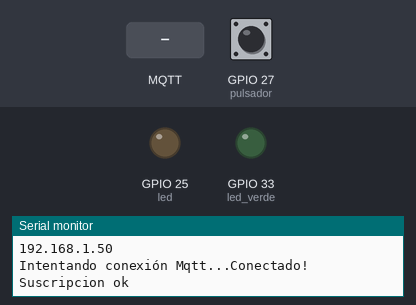
Bench run of a sketch on a simulated ESP32. Shown: output pins drawn as LEDs (lit = HIGH), the last lines printed to the serial monitor. Inputs (shaded band) come from the test bench; at power-on: GPIO 27 (pulsador) LOW. WiFi joins after 1.5 s; servers stay silent unless stated; random numbers use the default seed unless the sketch sets one; no MQTT or app messages arrive unless stated.

Above: at 2.7 s.
2.8 s: GPIO 27 (pulsador) pulled HIGH for 3.2 s
At 3.1 s:
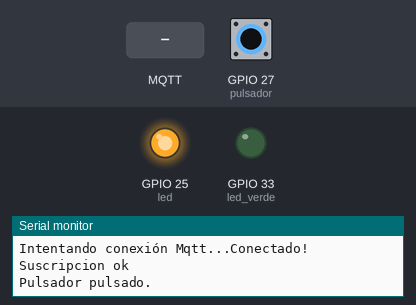
8.3 s: MQTT message "1" arrives on the first subscribed topic
At 9.7 s:
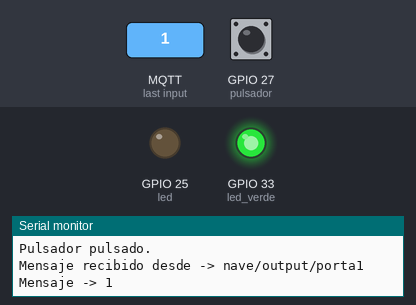
11.3 s: MQTT message "0" arrives on the first subscribed topic
At 14.1 s:
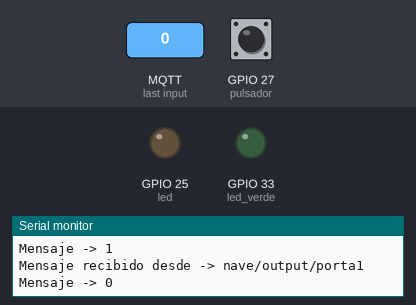
14.3 s: MQTT message "2" arrives on the first subscribed topic
At 15.4 s:
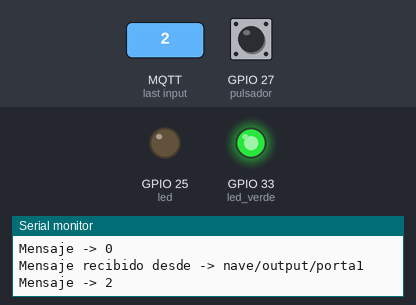
Timing chart, 0 to 17.8 s (numbered marks = the images above; inputs shaded):
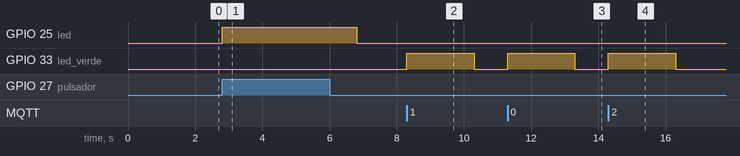

Measured:
- after the input at 2.8 s, GPIO 25 (led): LOW → HIGH at once, → LOW 4.0 s later
- after the input at 8.3 s, GPIO 33 (led_verde): LOW → HIGH at once, → LOW 2.0 s later
- after the input at 11.3 s, GPIO 33 (led_verde): LOW → HIGH at once, → LOW 2.0 s later
- after the input at 14.3 s, GPIO 33 (led_verde): LOW → HIGH at once, → LOW 2.0 s later

The sketch:

cliente_mqtt.ino
```cpp
#include <Arduino.h>
#include <WiFi.h>
#include <PubSubClient.h>


//**************************************
//*********** MQTT CONFIG **************
//const char *mqtt_server = "ioticos.org";
//const int mqtt_port = 1883;
//const char *mqtt_user = "xMLxlEHA3e3hcfF";
//const char *mqtt_pass = "55QNKPsXM3gGabh";
//const char *root_topic_subscribe = "nI48fpMX0Qb37oj/input";
//const char *root_topic_publish = "nI48fpMX0Qb37oj/output";
//**************************************
//*********** MQTT CONFIG HA**************
const char *mqtt_server = "192.168.1.36";
const int mqtt_port = 1883;
const char *mqtt_user = "broker_escoura";
const char *mqtt_pass = "escoura20";
const char *root_topic_subscribe = "nave/output/porta1";
const char *root_topic_publish = "nave/input/porta1";

//**************************************
//*********** WIFICONFIG ***************
//**************************************
const char* ssid = "MOVISTAR_9D42";
const char* password =  "PbTkYbKtMq66GPeXPGpH";


//**************************************
//*********** GLOBALES   ***************
//**************************************
WiFiClient espClient;
PubSubClient client(espClient);
char msg[25]; //mensaje voy enviar
long count=0;
const int pulsador = 27;
const int led = 25;
const int led_verde = 33;
int pulsado = 0;


//************************
//** F U N C I O N E S ***
//************************

//debemos declarar las funciones aquí, al principio

void callback(char* topic, byte* payload, unsigned int length);
void reconnect();
void setup_wifi();

void setup() {
  Serial.begin(115200);
  setup_wifi();

  client.setServer(mqtt_server, mqtt_port);
  client.setCallback(callback); //cuando me llegue un mensaje ejecuta la funcion callback

  pinMode(pulsador, INPUT);
  pinMode(led, OUTPUT);
  pinMode(led_verde, OUTPUT);

}

void loop() {

  if (!client.connected()) {
    reconnect();
  }

  if (client.connected()){
    //String str = "La cuenta es -> " + String(count);

  pulsado = digitalRead(pulsador);
  if (pulsado == 1){
    Serial.println();
    Serial.print("Pulsador pulsado.");
    Serial.println();
    String str = "PULSADOR -> " + String(pulsado);
    digitalWrite(led,pulsado);
    str.toCharArray(msg,25);
    client.publish(root_topic_publish,msg);
    pulsado = 0;
    delay(2000);
    digitalWrite(led,pulsado);
  }

  }
  client.loop();
}


//*****************************
//***    CONEXION WIFI      ***
//*****************************
void setup_wifi(){
  delay(10);
  // Nos conectamos a nuestra red Wifi
  Serial.println();
  Serial.print("Conectando a ssid: ");
  Serial.println(ssid);

  WiFi.begin(ssid, password);

  while (WiFi.status() != WL_CONNECTED) {
    delay(500);
    Serial.print(".");
  }

  Serial.println("");
  Serial.println("Conectado a red WiFi!");
  Serial.println("Dirección IP: ");
  Serial.println(WiFi.localIP());
}


//*****************************
//***    CONEXION MQTT      ***
//*****************************

void reconnect() {

  while (!client.connected()) {
    Serial.print("Intentando conexión Mqtt...");
    // Creamos un cliente ID
    String clientId = "esp32_daniel";
    clientId += String(random(0xffff), HEX);
    // Intentamos conectar
    if (client.connect(clientId.c_str(),mqtt_user,mqtt_pass)) {
      Serial.println("Conectado!");
      // Nos suscribimos
      if(client.subscribe(root_topic_subscribe)){
        Serial.println("Suscripcion ok");
      }else{
        Serial.println("fallo Suscripciión");
      }
    } else {
      Serial.print("fallo, con error -> ");
      Serial.print(client.state());
      Serial.println(" Intentamos de novo en 5 segundos");
      delay(5000);
    }
  }
}


//*****************************
//***       CALLBACK        ***
//*****************************

void callback(char* topic, byte* payload, unsigned int length){
  String incoming = "";
  Serial.print("Mensaje recibido desde -> ");
  Serial.print(topic);
  Serial.println("");
  for (int i = 0; i < length; i++) {
    incoming += (char)payload[i];
  }
  incoming.trim();
  Serial.println("Mensaje -> " + incoming);

  digitalWrite(led_verde,1);
  delay(2000);
  digitalWrite(led_verde,0);

}
```
